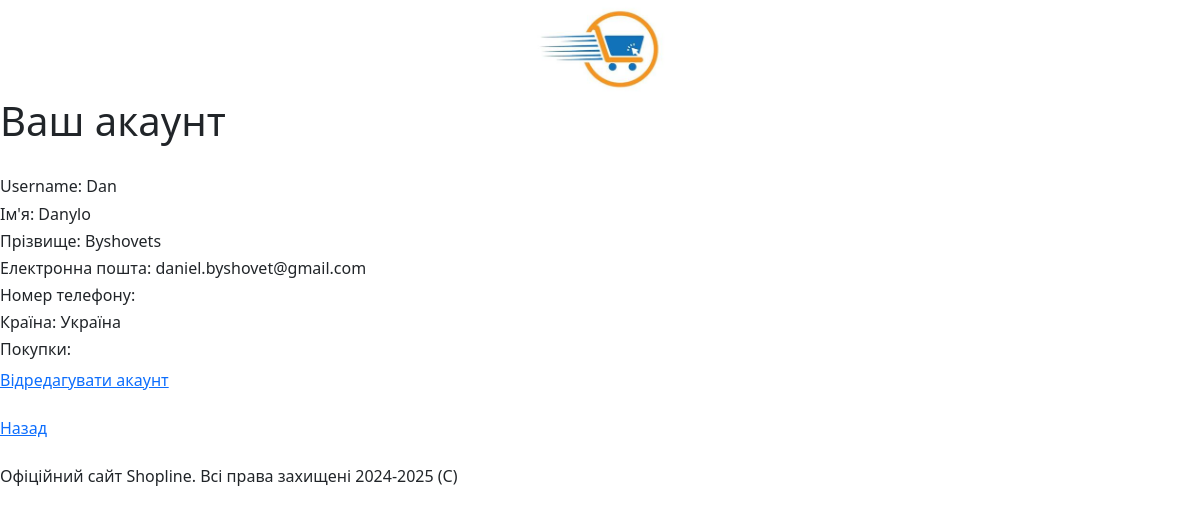
Before: /user/1/account with the older database file.
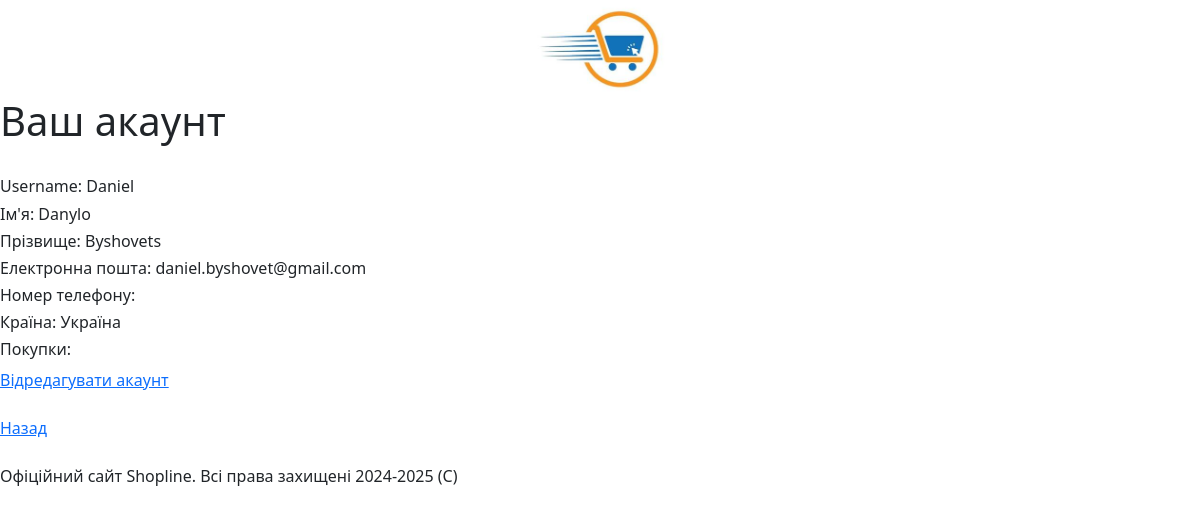
After: the same page with the newer database file.
### user/models.py (models this page shows, shortened)
class User(models.Model):
    username = models.CharField("Username", max_length=20)
    password = models.CharField("Пароль", max_length=30)
    name = models.CharField("Ім'я", max_length=20)
    surname = models.CharField("Прізвище", max_length=20)
    email = models.CharField("Електронна пошта", max_length=35)
    phone_number = models.CharField("Номер телефону", max_length=19)
    country = models.CharField("Країна", max_length=25)
    bought_products = models.TextField("Покупки", max_length=1500)

### user/views.py (the view)
# urls.py: path('<int:user_id>/account', views.show_account, name="account"),
def show_account(request, user_id):
    user = get_object_or_404(User, id=user_id)
    return render(request, 'user/account.html', {'user': user, 'user_id': user_id})

### user/templates/user/account.html (shortened to what this page needs)
{% extends 'main/layout.html' %}
{% block content %}
    <h1>Ваш акаунт</h1><br>
    <h6>Username: {{user.username}}</h6>
    <h6>Ім'я: {{user.name}}</h6>
    <h6>Прізвище: {{user.surname}}</h6>
    <h6>Електронна пошта: {{user.email}}</h6>
    <h6>Номер телефону: {{user.phone}}</h6>
    <h6>Країна: {{user.country}}</h6>
    <h6>Покупки: {{user.bought_products}}</h6>
    <a href="{% url 'user_update' user.id %}">Відредагувати акаунт</a><br><br>
    <a href="{% url 'user_menu' user_id=user_id %}">Назад</a>
{% endblock %}

Changed rows visible on the page:
changed User "Danylo": username "Dan" → "Daniel"
